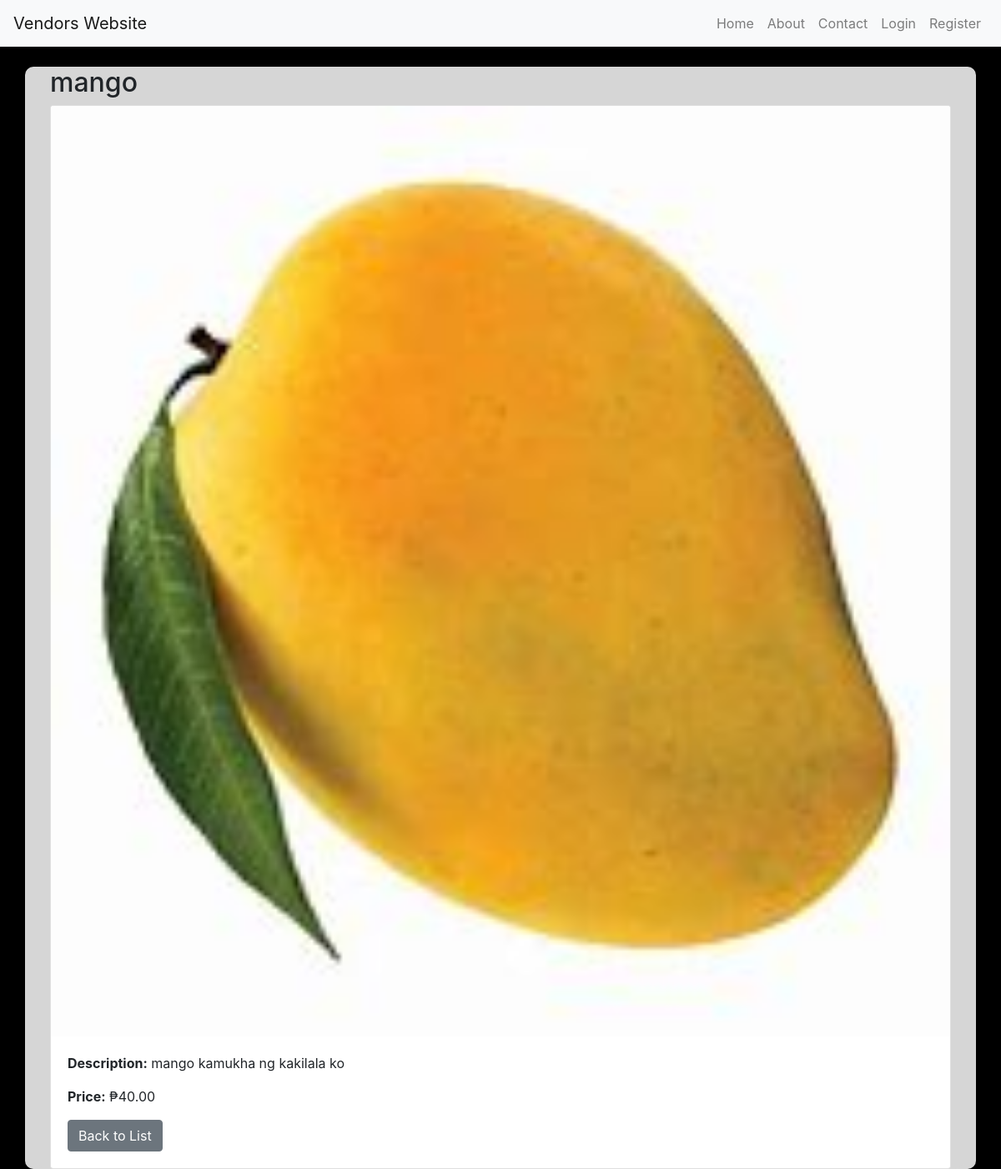
Page /dish/3/ on the committed database.
### app/models.py (models this page shows, shortened)
class Dish(models.Model):
    vendor = models.ForeignKey(Vendor, related_name='dishes', on_delete=models.CASCADE)
    name = models.CharField(max_length=255)
    description = models.TextField()
    price = models.DecimalField(max_digits=10, decimal_places=2)
    image = models.ImageField(upload_to='dishes/')

### app/views.py (the view)
# urls.py: path('dish/<int:pk>/', DishDetailView.as_view(), name='dish_detail'),
class DishDetailView(DetailView):
    model = Dish
    template_name = 'dish/dish_detail.html'
    context_object_name = 'dish'

### app/templates/dish/dish_detail.html (shortened to what this page needs)
{% extends "app/base.html" %}
{% block content %}
<div class="container mt-4">
    <h2>{{ dish.name }}</h2>
    <div class="card">
        <img src="{{ dish.image.url }}" class="card-img-top" alt="{{ dish.name }}">
        <div class="card-body">
            <p><strong>Description:</strong> {{ dish.description }}</p>
            <p><strong>Price:</strong> ₱{{ dish.price }}</p>
            <a href="{% url 'dish_list' %}" class="btn btn-secondary">Back to List</a>
        </div>
    </div>
</div>
{% endblock content %}

### static/css/base.css (style rules this page uses)
body { background-color: black; }
.container { background-color: #d6d6d6; border-radius: 10px; }

### rows in the picture
Dish: name "mango", image (picture), description "mango kamukha ng kakilala ko", price "40.00"
